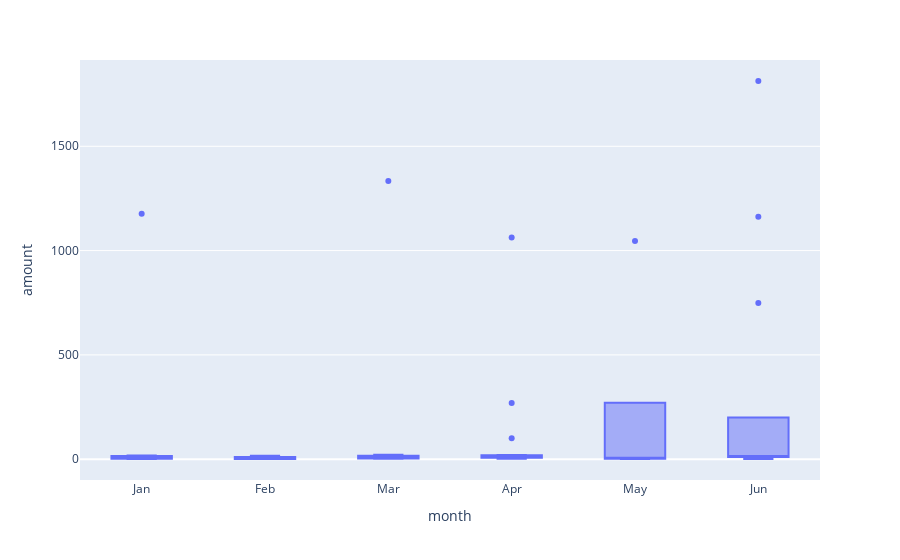

Notebook code cell kept with this figure:
### Code cell
# creating the six box plots using plotly express
plt_box = px.box(df_dt, x = "month", y = "amount")
plt_box

### Figure 1 — Plotly figure (JSON) as saved in the notebook; plotly's stock layout.template omitted (floating-point values rounded to 4 significant figures)
{"data": [{"alignmentgroup": "True", "hovertemplate": "month=%{x}<br>amount=%{y}<extra></extra>", "legendgroup": "", "marker": {"color": "#636efa"}, "name": "", "notched": false, "offsetgroup": "", "orientation": "v", "showlegend": false, "type": "box", "x": ["Jan", "Jan", "Jan", "Jan", "Jan", "Jan", "Jan", "Jan", "Jan", "Jan", "Feb", "Feb", "Feb", "Feb", "Feb", "Feb", "Feb", "Feb", "Feb", "Feb", "Mar", "Mar", "Mar", "Mar", "Mar", "Mar", "Mar", "Mar", "Mar", "Mar", "Mar", "Mar", "Mar", "Apr", "Apr", "Apr", "Apr", "Apr", "Apr", "Apr", "Apr", "Apr", "Apr", "Apr", "Apr", "Apr", "Apr", "Apr", "Apr", "May", "May", "May", "May", "May", "Jun", "Jun", "Jun", "Jun", "Jun", "Jun", "Jun", "Jun", "Jun", "Jun", "Jun", "Jun", "Jun"], "x0": " ", "xaxis": "x", "y": [1.46, 10.74, 2.93, 1.39, 17.84, 1.65, 15.86, 2.22, 1177, 2.75, 10.75, 10.81, 5.97, 3.69, 16.7, 1.26, 2.63, 11.01, 0.91, 1.18, 12.42, 16.58, 1334, 2.88, 2.04, 13.57, 10.1, 1.65, 3.08, 4.2, 2.56, 18.28, 21.04, 100, 2.62, 7.08, 17.15, 1063, 10.15, 10.06, 269, 10.24, 7.39, 6.01, 20.03, 2.79, 10.02, 15.66, 16.5, 1.1, 1046, 12.15, 2.27, 5.97, 1162, 749, 10.69, 11.88, 1.03, 10.15, 11.01, 16.29, 15.98, 1813, 16.61, 11.53, 5.24], "y0": " ", "yaxis": "y"}], "layout": {"autosize": true, "boxmode": "group", "legend": {"tracegroupgap": 0}, "margin": {"t": 60}, "xaxis": {"anchor": "y", "autorange": true, "domain": [0, 1], "range": [-0.5, 5.5], "title": {"text": "month"}, "type": "category"}, "yaxis": {"anchor": "x", "autorange": true, "domain": [0, 1], "range": [-99.76, 1914.0], "title": {"text": "amount"}, "type": "linear"}}}
